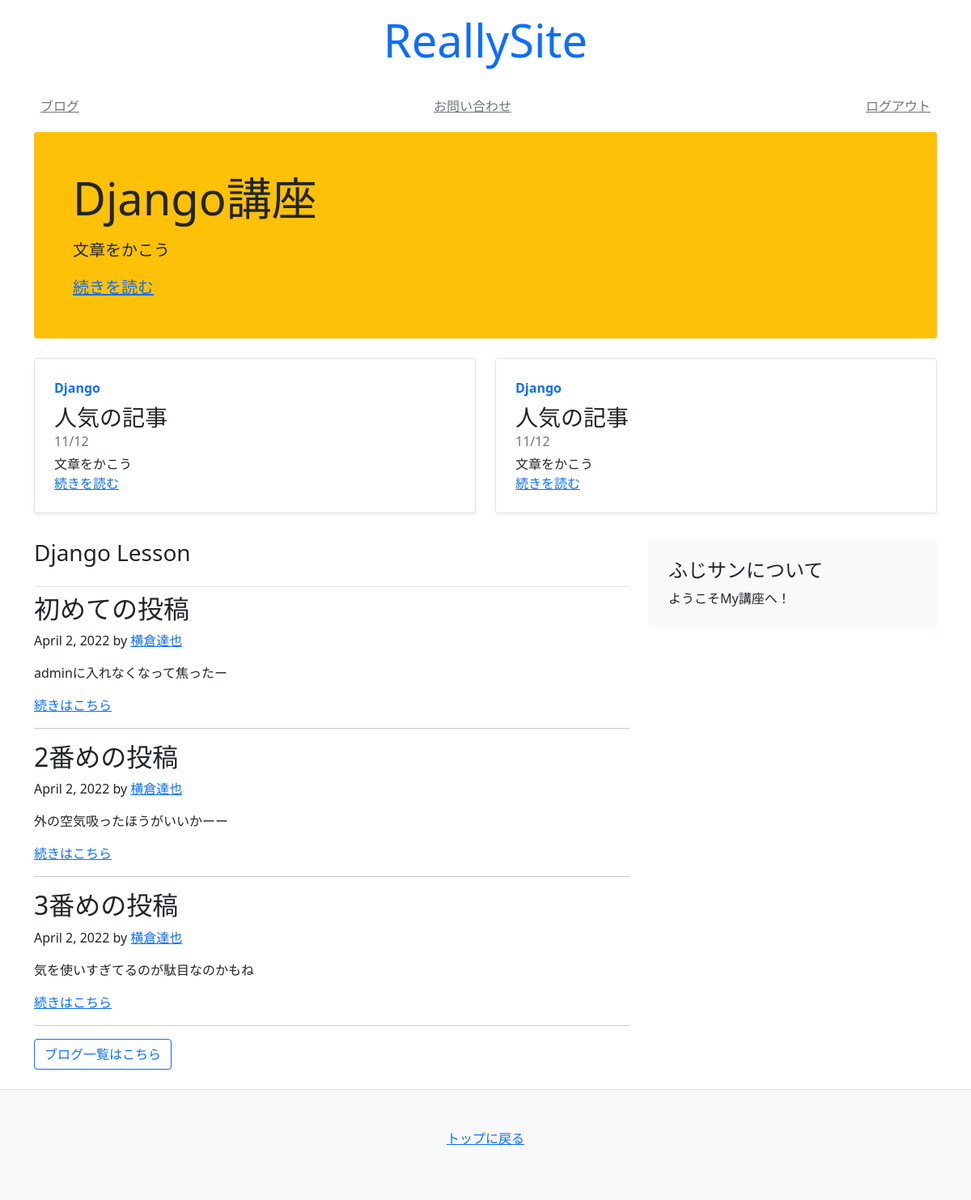
Page / (signed in) on the committed database.
### blog/models.py (models this page shows)
class Article(models.Model):
    title = models.CharField(default="", max_length=30)
    text = models.TextField(default="")
    author = models.CharField(default="", max_length=30)
    created_at = models.DateField(auto_now_add=True)
    updated_at = models.DateField(auto_now=True)

### mysite/views.py (the view)
# urls.py: path('', views.index),
def index(request):
    objs = Article.objects.all()[:3]
    context = {
        'title': 'Really site!!',
        'articles': objs,
    }
    return render(request, 'mysite/index.html', context)

### templates/mysite/index.html
{% extends 'mysite/base.html' %} {% block content %}
<div class="container">
  <div class="p-4 p-md-5 mb-4 rounded bg-warning">
    <div class="col-md-6 px-0">
      <h1 class="display-4 font-italic">Django講座</h1>
      <p class="lead my-3">文章をかこう</p>
      <p class="lead mb-0">
        <a href="#" class="font-weight-bold">続きを読む</a>
      </p>
    </div>
  </div>
  <div class="row mb-2">
    <div class="col-md-6">
      <div
        class="row g-0 border rounded overflow-hidden flex-md-row mb-4 shadow-sm h-md-250 position-relative"
      >
        <div class="col p-4 d-flex flex-column position-static">
          <strong class="d-inline-block mb-2 text-primary">Django</strong>
          <h3 class="mb-0">人気の記事</h3>
          <div class="mb-1 text-muted">11/12</div>
          <p class="card-text mb-auto">文章をかこう</p>
          <a href="#" class="stretched-link">続きを読む</a>
        </div>
      </div>
    </div>
    <div class="col-md-6">
      <div
        class="row g-0 border rounded overflow-hidden flex-md-row mb-4 shadow-sm h-md-250 position-relative"
      >
        <div class="col p-4 d-flex flex-column position-static">
          <strong class="d-inline-block mb-2 text-primary">Django</strong>
          <h3 class="mb-0">人気の記事</h3>
          <div class="mb-1 text-muted">11/12</div>
          <p class="card-text mb-auto">文章をかこう</p>
          <a href="#" class="stretched-link">続きを読む</a>
        </div>
      </div>
    </div>
  </div>
</div>
<main class="container">
  <div class="row">
    <div class="col-md-8">
      <h3 class="pb-4 font-italic border-bottom">Django Lesson</h3>
      {% for obj in articles %}
      <div class="blog-post">
        <h2 class="blog-post-title">{{ obj.title }}</h2>
        <p class="blog-post-meta">
          {{ obj.created_at }} by
          <a href="#">{{ obj.author }}</a>
        </p>
        <p>{{ obj.text }}</p>
        <a href="/blog/{{obj.id}}">続きはこちら</a>
      </div>
      <hr />
      {% endfor %}
      <nav class="blog-pagination">
        <a class="btn btn-outline-primary" href="/blog">ブログ一覧はこちら</a>
      </nav>
    </div>
    {% include 'mysite/snippets/sidebar.html' %}
  </div>
</main>
{% endblock %}

### rows in the picture
Article: title "初めての投稿", created_at "April 2, 2022", author "横倉達也", text "adminに入れなくなって焦ったー"
Article: title "2番めの投稿", created_at "April 2, 2022", author "横倉達也", text "外の空気吸ったほうがいいかーー"
Article: title "3番めの投稿", created_at "April 2, 2022", author "横倉達也", text "気を使いすぎてるのが駄目なのかもね"
